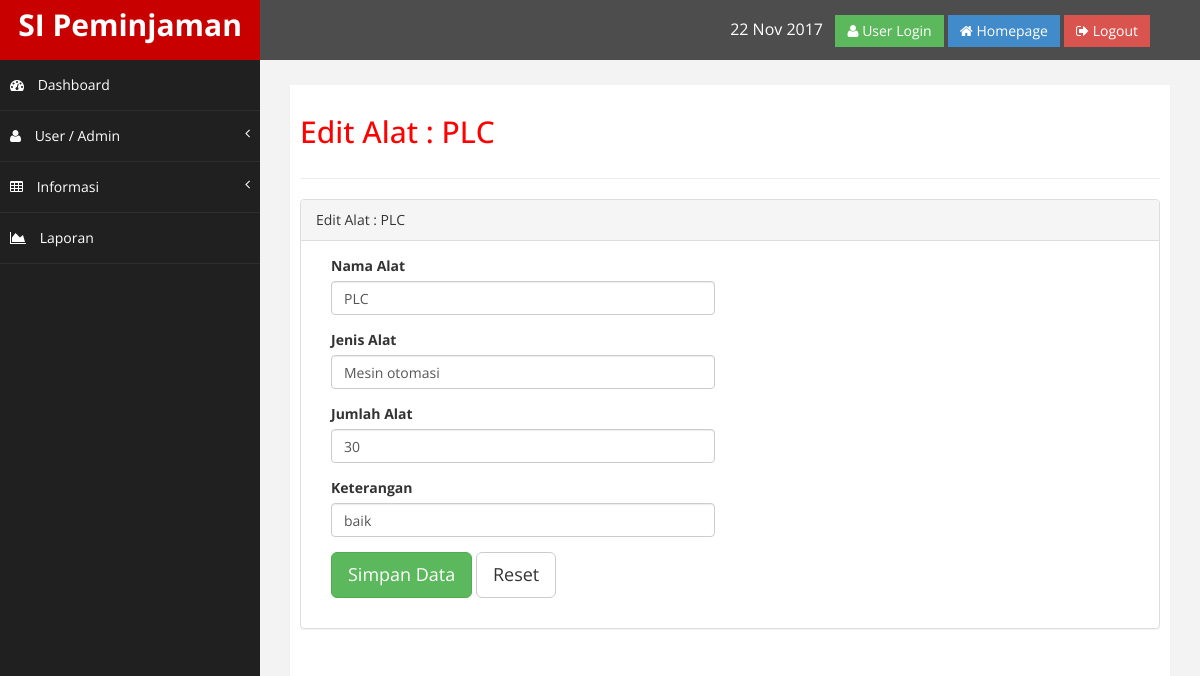
/index.php/admin/informasi/edit_alat/PLC, run on the app's committed database.
### tables this page shows
CREATE TABLE `ALAT` (
  `ID_ALAT` int(11) NOT NULL,
  `NAMA_ALAT` varchar(30) DEFAULT NULL,
  `JENIS_ALAT` varchar(30) DEFAULT NULL,
  `JUMLAH_ALAT` int(11) DEFAULT NULL,
  `KETERANGAN_ALAT` varchar(10) DEFAULT NULL
);

### application/models/Informasi_model.php (called while the page is built, shortened)
<?php
class Informasi_model extends CI_Model {
	public function detail($NAMA_ALAT)
	{
		$this->db->select('*');
		$this->db->from('ALAT');
		$this->db->where('NAMA_ALAT',$NAMA_ALAT);
		$this->db->order_by('NAMA_ALAT','DECS');
		$query = $this->db->get();
		return $query->row();
	}
}

### application/controllers/admin/Informasi.php (called while the page is built, shortened)
<?php
class Informasi extends CI_Controller {
	public function __construct()
	{
		$this->load->model('informasi_model');
	}
	public function edit_alat($NAMA_ALAT)
	{
		$alat = $this->informasi_model->detail($NAMA_ALAT);
		$valid = $this->form_validation;
		$valid->set_rules('NAMA_ALAT','Nama Alat','required', array('required' => 'Nama alat harus di isi'));
		$valid->set_rules('JENIS_ALAT','Jenis Alat','required', array('required' => 'Jenis alat harus di isi'));
		$valid->set_rules('JUMLAH_ALAT','Jumlah Alat','required', array('required' => 'Jumlah alat harus di isi'));
		$valid->set_rules('KETERANGAN_ALAT','Keterangan','required', array('required' => 'Keterangan harus di isi'));
		if ($valid->run()=== FALSE) {
			$data = array('title' => 'Edit Alat : '.$alat->NAMA_ALAT, 'alat' => $alat, 'isi' => 'admin/informasi/edit_alat');
			$this->load->view('admin/layout/wrapper', $data, FALSE);
		}
	}
}

### index.php (called while the page is built, shortened)
<?php
require_once BASEPATH.'core/CodeIgniter.php';

### application/views/admin/layout/content.php (called while the page is built)
<?php
	if ($isi) {
		$this->load->view($isi);
	}

### application/views/admin/layout/wrapper.php (called while the page is built)
<?php
require_once('head.php');
require_once('header.php');
require_once('nav.php');
require_once('content.php');
require_once('footer.php');

### application/views/admin/informasi/edit_alat.php (the view, shortened to what this page needs)
<?php
	echo form_open(base_url('index.php/admin/informasi/edit_alat/'.$alat->NAMA_ALAT));
?>
<div class="col-md-6">
	<div class="form-group">
		<label>Nama Alat</label>
		<input type="text" name="NAMA_ALAT" class="form-control" placeholder="Nama Alat" value="<?php echo $alat->NAMA_ALAT?>" required>
	</div>
	<div class="form-group">
		<label>Jenis Alat</label>
		<input type="text" name="JENIS_ALAT" class="form-control" placeholder="Jenis Alat" value="<?php echo $alat->JENIS_ALAT?>" required>
	</div>
	<div class="form-group">
		<label>Jumlah Alat</label>
		<input type="text" name="JUMLAH_ALAT" class="form-control" placeholder="Jumlah Alat" value="<?php echo $alat->JUMLAH_ALAT?>" required>
	</div>
	<div class="form-group">
		<label>Keterangan</label>
		<input type="text" name="KETERANGAN_ALAT" class="form-control" placeholder="Keterangan" value="<?php echo $alat->KETERANGAN_ALAT?>" required>
	</div>
	<div class="form-group">
		<input type="submit" name="submit" class="btn btn-success btn-lg" value="Simpan Data">
		<input type="reset" name="reset" class="btn btn-default btn-lg" value="Reset ">
	</div>
</div>
<?php
	echo form_close();
?>

### assets/admin/assets/css/custom.css (style rules this page uses)
body { font-family: 'Open Sans', sans-serif; }

### data on the page
alat: NAMA_ALAT "PLC", JENIS_ALAT "Mesin otomasi", JUMLAH_ALAT "30", KETERANGAN_ALAT "baik"

### other printed values
$title "Edit Alat : PLC"
